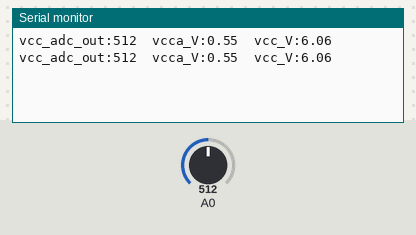
The sketch below on a simulated Arduino Uno, built for the host (arithmetic inside an expression is 32-bit, double 64-bit). On the bench: the last lines printed to the serial monitor. The inputs (shaded band) are chosen by the test bench; at power-on: A0 = 512.

Above: at 1.8 s.
1.9 s: A0 set to 716
At 2.8 s:
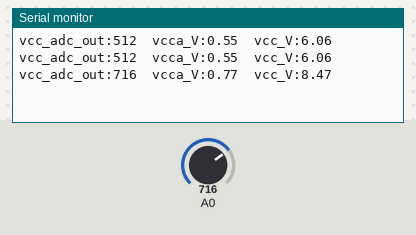
3.4 s: A0 set to 900
At 4.6 s:
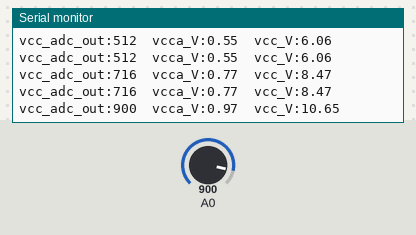
Timing chart, 0 to 6.4 s (numbered marks = the images above; inputs shaded):
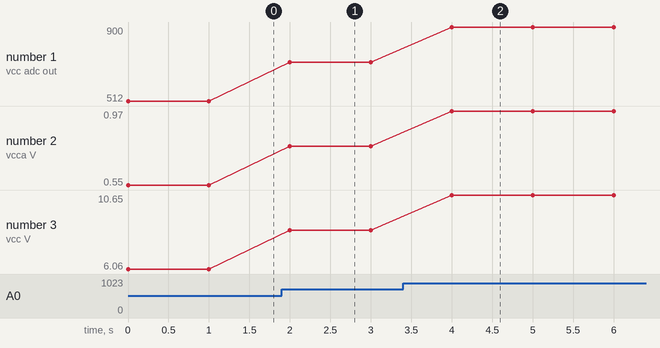

Measured:
- after the input at 1.9 s, the serial monitor: prints a new line after 0.10 s (image 1)
- after the input at 3.4 s, the serial monitor: prints a new line after 0.60 s (image 2)
- plotted number 1: 512 → 716 after the input at 1.9 s, 716 → 900 after the input at 3.4 s
- plotted number 2: 0.55 → 0.77 after the input at 1.9 s, 0.77 → 0.97 after the input at 3.4 s
- plotted number 3: 6.06 → 8.47 after the input at 1.9 s, 8.47 → 10.65 after the input at 3.4 s

The sketch:

VCC_Sensor.ino
```cpp
/* Reads and shows values for the testbed system sensors.

  Start the Serial Monitor using Tools > Serial Monitor.
  Run the program, and use the Serial Monitor show sensor values.

  W. Newhall 5/2023 (original)
*/

// Defined values
#define SERIAL_BAUD_RATE          115200  // Baud rate for serial output (for Serial Monitor and Plotter)

// =======================================================================================================
// MAIN ARDUINO SETUP - This code runs once at startup
// =======================================================================================================
void setup() {
  // put your setup code here, to run once:
  Serial.begin(SERIAL_BAUD_RATE);   // Initialize the serial port for the Serial Monitor
  analogReference(INTERNAL1V1);     // Use the 1.1V reference for the ADC
}

// =======================================================================================================
// MAIN ARDUINO LOOP - This code runs repeatedly
// =======================================================================================================
void loop() {
  int vcc_adc_out;  // ADC measurement in quantization levels
  float vcca_V;     // ADC measurement in volts (V)
  float vcc_V;      // Calculated VCC in volts (V)

  // Read the ADC value and calculate the measured VCC value
  vcc_adc_out = analogRead(A0);             // Get the integer value from the ADC
  vcca_V = (float)vcc_adc_out / 1023 * 1.1; // VCCmeas value using 10-bit ADC and 1.1V reference (V)
  vcc_V = vcca_V * (10000 + 1000) / 1000;   // Calculate VCC (the input to voltage divider) (V)

  // Show the results on the serial monitor
  Serial.print("vcc_adc_out:"); Serial.print(vcc_adc_out); Serial.print("  ");
  Serial.print("vcca_V:"); Serial.print(vcca_V); Serial.print("  ");
  Serial.print("vcc_V:"); Serial.print(vcc_V); Serial.print("  ");
  Serial.print("\n");

  delay(1000);  // Delay before showing another result
}
```
